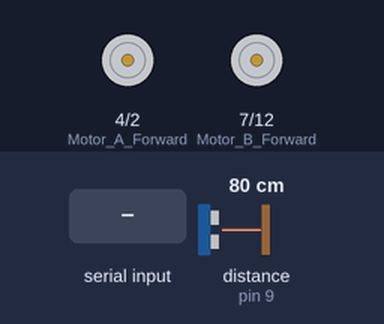
Bench run of a sketch on a simulated Arduino Uno, built with avr-gcc and run on an emulated ATmega328P. Shown: motor-driver pin pairs drawn as motors (green arrow = first pin HIGH = forward, orange = second pin HIGH = backward, longer = more drive). The test bench sets the inputs (shaded band); at power-on: distance to the obstacle (sensor on pin 9) 80 cm. The echo pulse lasts 58.3 µs per cm; what the sketch prints to the serial monitor is not drawn.

Above: at 1.2 s.
1.3 s: "1" received over Serial
At 2.1 s:
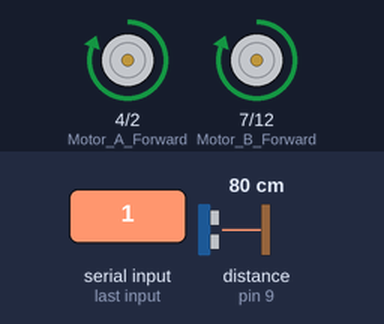
3.8 s: "2" received over Serial
At 4.1 s:
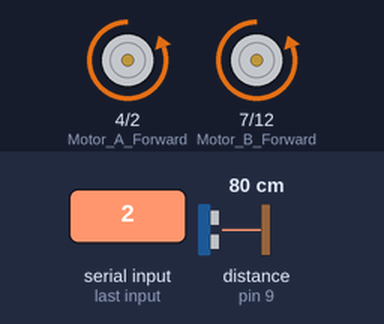
6.3 s: "3" received over Serial
At 6.7 s:
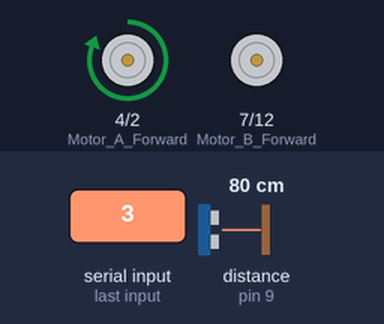
8.3 s: "4" received over Serial
At 8.7 s:
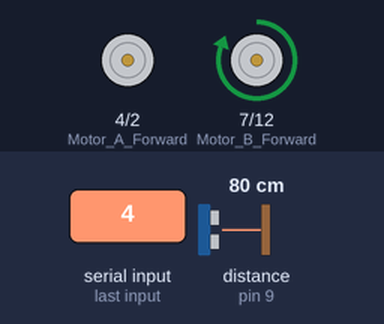
Timing chart, 0 to 11.3 s (numbered marks = the images above; inputs shaded):
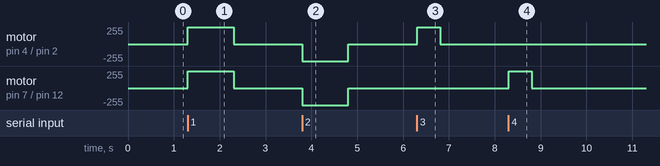

The sketch:

arduino.ino
```cpp
//int Motor_A_Enable = 9;
int Motor_A_Reverse = 2;
int Motor_A_Forward = 4;

//int Motor_B_Enable = 10;
int Motor_B_Reverse = 12;
int Motor_B_Forward = 7;

const int trigPin = 8;
const int echoPin = 9;

long duration;
int distance;

void setup() {
  // put your setup code here, to run once:
  Serial.begin(9600);

  //pinMode(Motor_A_Enable, OUTPUT);
  pinMode(Motor_A_Forward, OUTPUT);
  pinMode(Motor_A_Reverse, OUTPUT);

 // pinMode(Motor_B_Enable, OUTPUT);
  pinMode(Motor_B_Forward, OUTPUT);
  pinMode(Motor_B_Reverse, OUTPUT);

  pinMode(trigPin, OUTPUT); // Sets the trigPin as an Output
  pinMode(echoPin, INPUT); // Sets the echoPin as an Input
}

void loop() {

  if(Serial.available() > 0)
  {
    char data;
    data = Serial.read();
    Serial.write(Serial.read());

    // Clears the trigPin
    digitalWrite(trigPin, LOW);
    delayMicroseconds(2);
    // Sets the trigPin on HIGH state for 10 micro seconds
    digitalWrite(trigPin, HIGH);
    delayMicroseconds(10);
    digitalWrite(trigPin, LOW);
    // Reads the echoPin, returns the sound wave travel time in microseconds
    duration = pulseIn(echoPin, HIGH);
    // Calculating the distance
    distance= duration*0.034/2;

    switch (data)
    {
      case '1': //FORWARD
       if(distance>40)
       {
          digitalWrite(Motor_A_Reverse, LOW);
          digitalWrite(Motor_B_Reverse, LOW);
          digitalWrite(Motor_A_Forward, HIGH);
          digitalWrite(Motor_B_Forward, HIGH);
          delay(1000);
          digitalWrite(Motor_B_Reverse, LOW);
          digitalWrite(Motor_B_Forward, LOW);
          digitalWrite(Motor_A_Reverse, LOW);
          digitalWrite(Motor_A_Forward, LOW);
       }
       else
       {
          Serial.println("obstacle at a distance less than 4 0cm cannot move");
       }
        break;
      case '2': //REVERSE

        digitalWrite(Motor_A_Forward, LOW);
        digitalWrite(Motor_B_Forward, LOW);
        digitalWrite(Motor_A_Reverse, HIGH);
        digitalWrite(Motor_B_Reverse, HIGH);
        delay(1000);
        digitalWrite(Motor_B_Reverse, LOW);
        digitalWrite(Motor_B_Forward, LOW);
        digitalWrite(Motor_A_Reverse, LOW);
        digitalWrite(Motor_A_Forward, LOW);
        break;
      case '3': //FORWARD LEFT

        digitalWrite(Motor_A_Reverse, LOW);
        digitalWrite(Motor_A_Forward, HIGH);
        digitalWrite(Motor_B_Reverse, LOW);
        digitalWrite(Motor_B_Forward, LOW);
        delay(500);
        digitalWrite(Motor_B_Reverse, LOW);
        digitalWrite(Motor_B_Forward, LOW);
        digitalWrite(Motor_A_Reverse, LOW);
        digitalWrite(Motor_A_Forward, LOW);
        break;
      case '4': //FORWARD RIGHT

        digitalWrite(Motor_B_Reverse, LOW);
        digitalWrite(Motor_B_Forward, HIGH);
        digitalWrite(Motor_A_Reverse, LOW);
        digitalWrite(Motor_A_Forward, LOW);
        delay(500);
        digitalWrite(Motor_B_Reverse, LOW);
        digitalWrite(Motor_B_Forward, LOW);
        digitalWrite(Motor_A_Reverse, LOW);
        digitalWrite(Motor_A_Forward, LOW);
        break;

        case '5': //STOP


       digitalWrite(Motor_B_Reverse, LOW);
        digitalWrite(Motor_B_Forward, LOW);
        digitalWrite(Motor_A_Reverse, LOW);
        digitalWrite(Motor_A_Forward, LOW);

        break;

      default: //If bluetooth module receives any value not listed above, both motors turn off
        digitalWrite(Motor_B_Reverse, LOW);
        digitalWrite(Motor_B_Forward, LOW);
        digitalWrite(Motor_A_Reverse, LOW);
        digitalWrite(Motor_A_Forward, LOW);

    }
  }
}
```

Measured:
- after the input at 1.3 s, motor on pin 4 (Motor_A_Forward) / pin 2 (Motor_A_Reverse), motor on pin 7 (Motor_B_Forward) / pin 12 (Motor_B_Reverse): stopped → forward 255/255 at once, → stopped 1.0 s later
- after the input at 3.8 s, motor on pin 4 (Motor_A_Forward) / pin 2 (Motor_A_Reverse), motor on pin 7 (Motor_B_Forward) / pin 12 (Motor_B_Reverse): stopped → backward 255/255 at once, → stopped 1.0 s later
- after the input at 6.3 s, motor on pin 4 (Motor_A_Forward) / pin 2 (Motor_A_Reverse): stopped → forward 255/255 at once, → stopped 0.50 s later
- after the input at 8.3 s, motor on pin 7 (Motor_B_Forward) / pin 12 (Motor_B_Reverse): stopped → forward 255/255 at once, → stopped 0.50 s later
